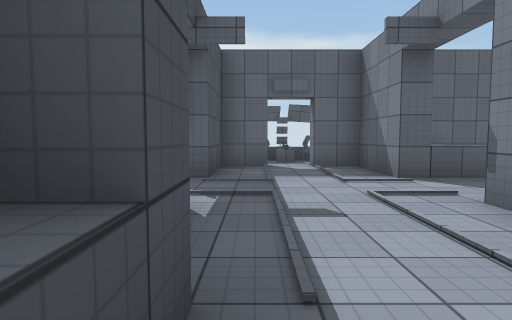
View 1 (above)

13 first-person views from a walk through a Unity game level. The camera is 1.3 m above the floor, tilts 4° down and sees 75° across. Doors are open. The floor is counted in squares, 2 m on a side. Each view is taken from the middle of a square. On the plan, view 1 faces up. The plan holds only what a view shows up to about 10 squares ahead; the rest is blank. The player character is not drawn. Some surface patterns are stand-ins.

View 2
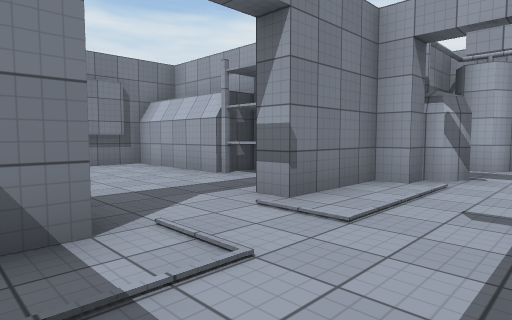

View 3
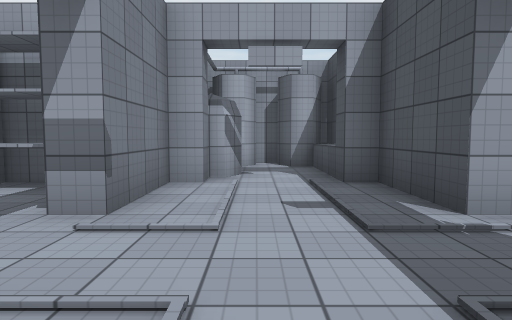

View 4
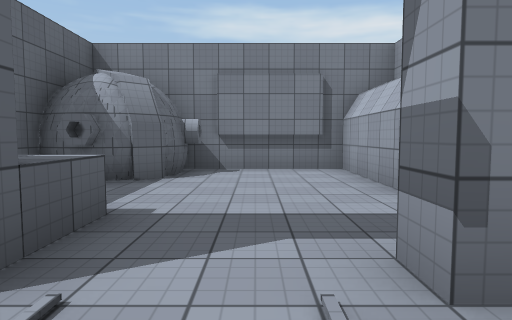

View 5
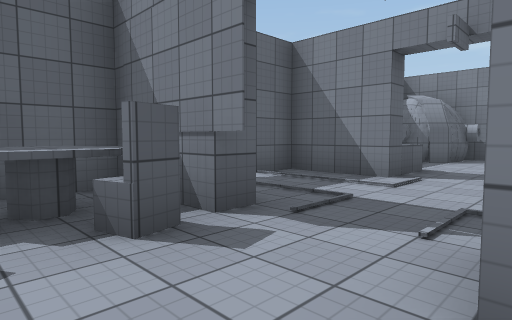

View 6
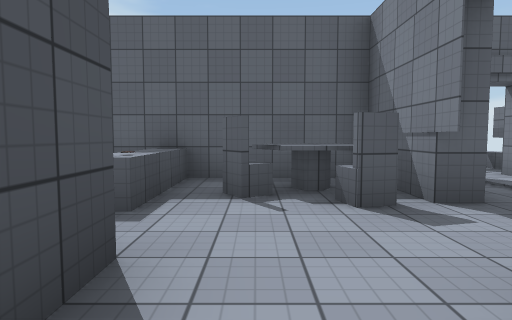

View 7
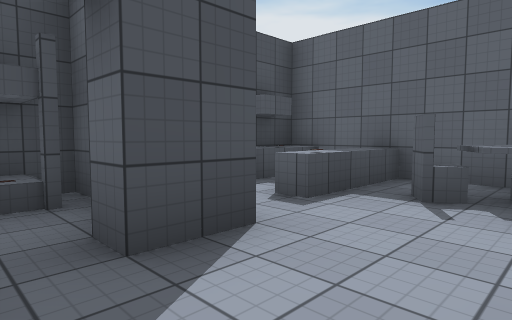

View 8
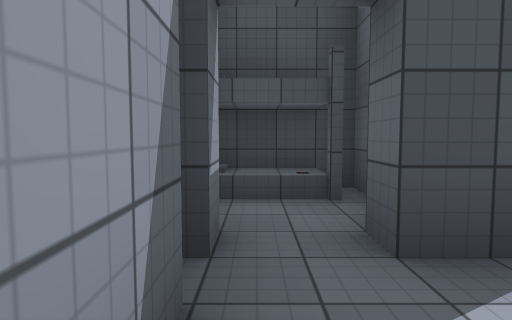

View 9
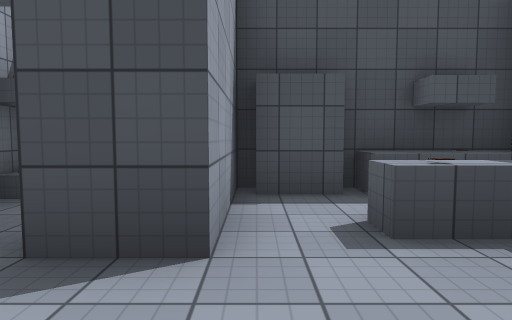

View 10
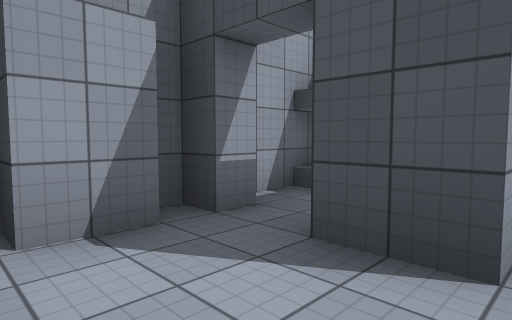

View 11
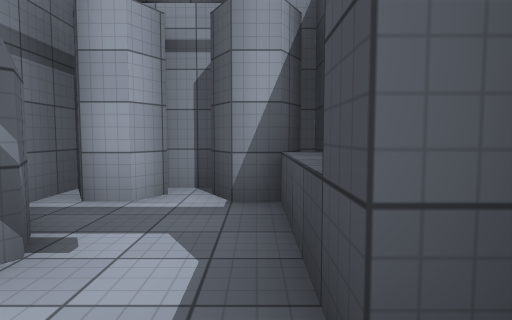

View 12
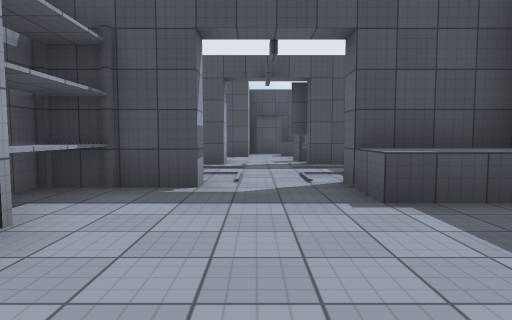

View 13
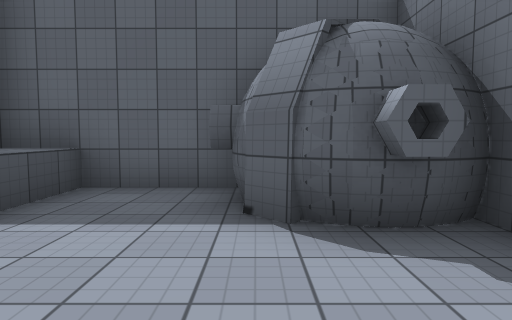

### Floor plan
Key: @ floor where view 1 was taken; # wall or solid block; . floor; D open door; ^ raised ledge; O other object.
Columns run from 6 left of view 1 to 8 right of it. Each row starts with its distance up from view 1.
  9       # ^
  8       .O.
  7 ######DD#####
  6 #.^^^#...^..###
  5 #.O.#D..DD...##
  4 #....D..DD....#
  3 ###..#...#....#
  2 O.D..#...OO####
  1 O#####DD####
  0      #@.##
 -1      #...#
 -2      #####

Positions as (right, up) in squares from view 1, and headings:
1: (0, 0), facing up
2: (0, 6), facing down-right
3: (1, 6), facing down
4: (1, 4), facing right
5: (-3, 3), facing up-right
6: (-3, 2), facing up
7: (-2, 2), facing up-left
8: (-2, 2), facing left
9: (-2, 4), facing left
10: (-2, 4), facing down-left
11: (0, 2), facing down
12: (7, 4), facing left
13: (6, 3), facing up
